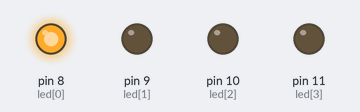
Bench run of a sketch on a simulated Arduino Uno, built with avr-gcc and run on an emulated ATmega328P. Shown: output pins drawn as LEDs (lit = HIGH).

Above: at 0.05 s.
At 0.35 s:
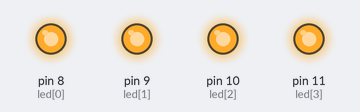
At 0.75 s:
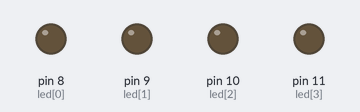
At 1.45 s:
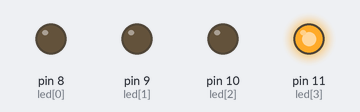
At 2.15 s:
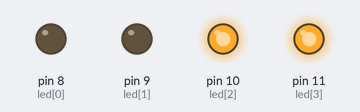
At 2.85 s:
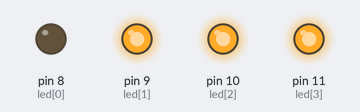
Timing chart, 0 to 3.1 s (numbered marks = the images above):
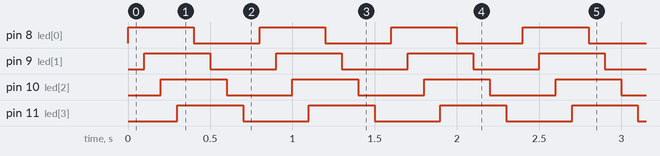

The sketch:

leds_control.ino
```cpp
const int led[4]={8,9,10,11}; // D4, D3, D2, D1

void setup() {
  for(int i=0;i<4;i++) {
    pinMode(led[i], OUTPUT);
    digitalWrite(led[i], LOW); // Ensure all are OFF initially
  }
}

void loop() {
  // Turn ON sequentially
  for (int i=0;i<4;i++){
    digitalWrite(led[i], HIGH);
    delay(100); // Wait 100ms
  }

  // Turn OFF sequentially
  for (int i=0;i<4;i++){
    digitalWrite(led[i], LOW);
    delay(100); // Wait 100ms
  }

  // Optional: Add a longer pause here before the sequence repeats
  // delay(500);
}
```

Measured:
- by itself, pin 8 (led[0]), pin 9 (led[1]), pin 10 (led[2]), pin 11 (led[3]): alternates HIGH for 0.40 s and LOW for 0.40 s
- by itself, everything shown: repeats every 0.80 s, in 8 steps
